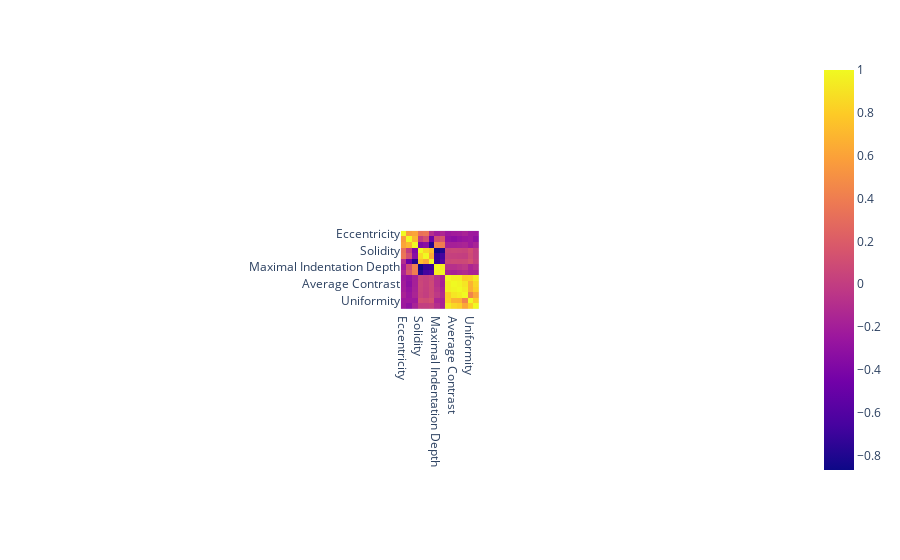

The notebook cell this image was saved under:
### Code cell
fig = px.imshow(X_train.corr())
fig.show()

### Figure 1 — Plotly figure (JSON) as saved in the notebook; plotly's stock layout.template omitted (floating-point values rounded to 4 significant figures; data arrays with more than 128 entries replaced by an {"elided": "..."} marker saying what was removed)
{"data": [{"coloraxis": "coloraxis", "hovertemplate": "x: %{x}<br>y: %{y}<br>color: %{z}<extra></extra>", "name": "0", "type": "heatmap", "x": ["Eccentricity", "Aspect Ratio", "Elongation", "Solidity", "Stochastic Convexity", "Isoperimetric Factor", "Maximal Indentation Depth", "Lobedness", "Average Intensity", "Average Contrast", "Smoothness", "Third moment", "Uniformity", "Entropy"], "xaxis": "x", "y": ["Eccentricity", "Aspect Ratio", "Elongation", "Solidity", "Stochastic Convexity", "Isoperimetric Factor", "Maximal Indentation Depth", "Lobedness", "Average Intensity", "Average Contrast", "Smoothness", "Third moment", "Uniformity", "Entropy"], "yaxis": "y", "z": {"elided": "14x14 float values"}}], "layout": {"autosize": true, "coloraxis": {"colorscale": [[0, "#0d0887"], [0.1111, "#46039f"], [0.2222, "#7201a8"], [0.3333, "#9c179e"], [0.4444, "#bd3786"], [0.5556, "#d8576b"], [0.6667, "#ed7953"], [0.7778, "#fb9f3a"], [0.8889, "#fdca26"], [1, "#f0f921"]]}, "margin": {"t": 60}, "xaxis": {"anchor": "y", "autorange": true, "constrain": "domain", "domain": [0.4456, 0.5544], "range": [-0.5, 13.5], "scaleanchor": "y", "type": "category"}, "yaxis": {"anchor": "x", "autorange": true, "constrain": "domain", "domain": [0, 1], "range": [13.5, -0.5], "type": "category"}}}
